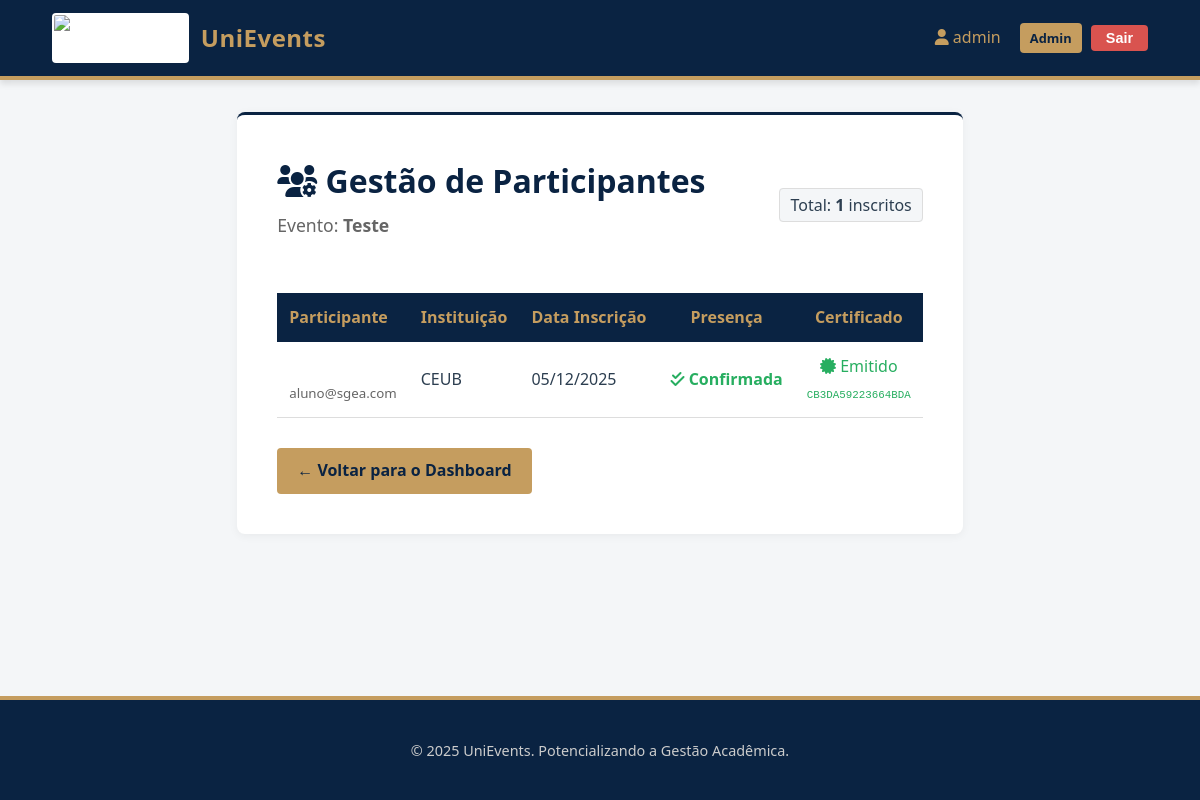
Page /evento/2/participantes/ (signed in) on the committed database.
### sgea_app/models.py (models this page shows, shortened)
class Usuario(AbstractUser):
    PERFIL_CHOICES = (
        ('aluno', 'Aluno'),
        ('professor', 'Professor'),
        ('organizador', 'Organizador'),
    )
    telefone = models.CharField(max_length=15, blank=True, null=True, help_text="Telefone de contato do usuário.")
    instituicao_ensino = models.CharField(max_length=255, blank=True, null=True, help_text="Instituição de ensino (obrigatório para alunos e professores).")
    perfil = models.CharField(max_length=15, choices=PERFIL_CHOICES, default='aluno', help_text="Perfil do usuário no sistema.")
    class Meta:
        db_table = "usuario"
        verbose_name = "Usuário"
        verbose_name_plural = "Usuários"

class Evento(models.Model):
    TIPO_EVENTO_CHOICES = (
        ('seminario', 'Seminário'),
        ('palestra', 'Palestra'),
        ('congresso', 'Congresso'),
        ('workshop', 'Workshop'),
        ('outro', 'Outro'),
    )
    nome = models.CharField(max_length=200, help_text="Nome ou título do evento.")
    tipo_evento = models.CharField(max_length=50, choices=TIPO_EVENTO_CHOICES, help_text="Tipo do evento (ex: seminário, palestra).")
    data_inicio = models.DateTimeField(help_text="Data e hora de início do evento.")
    data_fim = models.DateTimeField(help_text="Data e hora de término do evento.")
    local = models.CharField(max_length=255, help_text="Local onde o evento ocorrerá.")
    quantidade_participantes = models.PositiveIntegerField(
        default=0,
        validators=[MinValueValidator(0)],
        help_text="Número máximo de participantes permitidos.")
    banner = models.ImageField(
        upload_to='eventos/banners/',
        blank=True,
        null=True,
        help_text="Imagem promocional do evento (apenas .jpg, .png, .jpeg).",
        validators=[FileExtensionValidator(allowed_extensions=['jpg', 'jpeg', 'png'])]
    )
    organizador = models.ForeignKey(
        settings.AUTH_USER_MODEL,
        on_delete=models.SET_NULL,
        null=True,
        related_name='eventos_organizados',
        limit_choices_to={'perfil': 'organizador'},
        help_text="Organizador responsável pelo evento."
    )
    participantes = models.ManyToManyField(
        settings.AUTH_USER_MODEL,
        through='Inscricao',
        related_name='eventos_inscritos',
        blank=True
    )
    professor_responsavel = models.ForeignKey(
        settings.AUTH_USER_MODEL,
        on_delete=models.SET_NULL,
        null=True,
        related_name='eventos_responsavel',
        limit_choices_to={'perfil': 'professor'},
        help_text="Professor responsável pelo evento."
    )
    data_criacao = models.DateTimeField(auto_now_add=True)
    data_atualizacao = models.DateTimeField(auto_now=True)
    class Meta:
        db_table = "evento"
        ordering = ["-data_inicio", "nome"]
        verbose_name = "Evento"
        verbose_name_plural = "Eventos"

class Inscricao(models.Model):
    usuario = models.ForeignKey(settings.AUTH_USER_MODEL, on_delete=models.CASCADE, related_name="inscricoes")
    evento = models.ForeignKey(Evento, on_delete=models.CASCADE, related_name="inscricoes")
    data_inscricao = models.DateTimeField(auto_now_add=True)
    presenca = models.BooleanField(default=False, help_text="Indica se o participante esteve presente no evento.")
    class Meta:
        db_table = "inscricao"
        verbose_name = "Inscrição"
        verbose_name_plural = "Inscrições"
        unique_together = ('usuario', 'evento') # Garante que um usuário só se inscreva uma vez por evento

class Certificado(models.Model):
    inscricao = models.OneToOneField(Inscricao, on_delete=models.CASCADE, primary_key=True, help_text="A inscrição que deu origem a este certificado.")
    codigo_validacao = models.CharField(max_length=50, unique=True, help_text="Código único para validação do certificado.")
    data_emissao = models.DateTimeField(auto_now_add=True)
    class Meta:
        db_table = "certificado"
        verbose_name = "Certificado"
        verbose_name_plural = "Certificados"

### sgea_app/views.py (the view)
# urls.py: path('evento/<int:pk>/participantes/', views.gerenciar_participantes, name='gerenciar_participantes'),
@login_required
def gerenciar_participantes(request, pk):
    evento = get_object_or_404(Evento, pk=pk)
    if evento.organizador != request.user:
        return redirect('organizador_dashboard')
    if evento.data_fim < timezone.now():
        pendentes = Inscricao.objects.filter(evento=evento, presenca=True, certificado__isnull=True)
        gerados = 0
        for insc in pendentes:
            if verificar_e_gerar_certificado(insc):
                gerados += 1
        if gerados > 0:
            messages.success(request, f"{gerados} certificados foram gerados automaticamente.")
    inscricoes = Inscricao.objects.filter(evento=evento).select_related('usuario', 'certificado').order_by(
        'usuario__first_name')
    context = {
        'evento': evento,
        'inscricoes': inscricoes
    }
    return render(request, 'sgea_app/eventos/gerenciar_participantes.html', context)

### sgea_app/templates/sgea_app/eventos/gerenciar_participantes.html (shortened to what this page needs)
{% extends 'sgea_app/base.html' %}
{% block content %}
<div class="card">
    <div style="display: flex; justify-content: space-between; align-items: center; margin-bottom: 20px;">
        <div>
            <h1 style="margin-bottom: 5px;"><i class="fas fa-users-cog"></i> Gestão de Participantes</h1>
            <h3 style="color: #666; font-weight: normal; font-size: 1.1rem;">Evento: <strong>{{ evento.nome }}</strong></h3>
        </div>
        <div style="text-align: right;">
            <span style="background: var(--bg-color); padding: 5px 10px; border-radius: 4px; border: 1px solid #ddd;">
                Total: <strong>{{ inscricoes.count }}</strong> inscritos
            </span>
        </div>
    </div>
    {% if inscricoes %}
        <div class="table-responsive">
            <table>
                <thead>
                    <tr>
                        <th>Participante</th>
                        <th>Instituição</th>
                        <th>Data Inscrição</th>
                        <th style="text-align: center;">Presença</th>
                        <th style="text-align: center;">Certificado</th>
                    </tr>
                </thead>
                <tbody>
                    {% for inscricao in inscricoes %}
                    <tr>
                        <td>
                            <strong>{{ inscricao.usuario.first_name }} {{ inscricao.usuario.last_name }}</strong><br>
                            <small style="color: #666;">{{ inscricao.usuario.email }}</small>
                        </td>
                        <td>{{ inscricao.usuario.instituicao_ensino|default:"-" }}</td>
                        <td>{{ inscricao.data_inscricao|date:"d/m/Y" }}</td>
                        <td style="text-align: center;">
                            {% if inscricao.certificado %}
                                <span style="color: var(--success); font-weight: bold;">
                                    <i class="fas fa-check-double"></i> Confirmada
                                </span>
                            {% endif %}
                        </td>
                        <td style="text-align: center;">
                            {% if inscricao.certificado %}
                                <div style="color: var(--success);">
                                    <i class="fas fa-certificate"></i> Emitido<br>
                                    <small style="font-family: monospace;">{{ inscricao.certificado.codigo_validacao }}</small>
                                </div>
                            {% endif %}
                        </td>
                    </tr>
                    {% endfor %}
                </tbody>
            </table>
        </div>
    {% else %}
        <div style="text-align: center; padding: 40px; background: #f9f9f9; border-radius: 8px;">
            <p style="color: #666; font-size: 1.2rem;">Nenhum participante se inscreveu neste evento ainda.</p>
        </div>
    {% endif %}
    <div style="margin-top: 30px;">
        <a href="{% url 'organizador_dashboard' %}" class="btn btn-secondary">
            &larr; Voltar para o Dashboard
        </a>
    </div>
</div>
{% endblock %}

### sgea_app/templates/sgea_app/base.html (shortened to what this page needs)
{% load static %}
<!DOCTYPE html>
<html lang="pt-br">
<head>
    <link rel="stylesheet" href="{% static 'css/style.css' %}">
    <link rel="stylesheet" href="https://cdnjs.cloudflare.com/ajax/libs/font-awesome/6.0.0/css/all.min.css">
</head>
<body>
    <header class="main-header">
        <div class="container" style="margin: 0; max-width: 100%; display: flex; justify-content: space-between; align-items: center;">
            <a href="{% if user.is_authenticated %}{% url 'participantes_dashboard' %}{% else %}{% url 'login' %}{% endif %}" class="brand-wrapper">
                <img src="{% static 'img/logo.png' %}" alt="Logo UniEvents" class="logo-img">
                <span class="brand-name">UniEvents</span>
            </a>
            <nav>
                {% if user.is_authenticated %}
                    <span style="margin-right: 15px; color: var(--secondary-color);">
                        <i class="fas fa-user"></i> {{ user.first_name|default:user.username }}
                    </span>
                    {% if user.perfil == 'organizador' %}
                        <a href="{% url 'organizador_dashboard' %}" class="btn btn-secondary" style="padding: 5px 10px; font-size: 0.8rem; margin-right: 5px;">Admin</a>
                    {% endif %}
                    <form action="{% url 'logout' %}" method="post" style="display:inline;">
                        <button type="submit" class="btn btn-danger" style="padding: 5px 15px; font-size: 0.9rem;">Sair</button>
                    </form>
                {% else %}
                    <a href="{% url 'login' %}" style="color: var(--white); text-decoration: none; font-weight: bold;">Login</a>
                {% endif %}
            </nav>
        </div>
    </header>
    <main class="container">
        {% block content %}
        {% endblock %}
    </main>
    <footer class="main-footer">
        <p>&copy; 2025 UniEvents. Potencializando a Gestão Acadêmica.</p>
    </footer>
</body>
</html>

### sgea_app/static/css/style.css (style rules this page uses)
:root { --primary-color: #0a2342; --secondary-color: #c59d5f; --accent-color: #1a3c6e; --text-color: #2c3e50; --bg-color: #f4f6f8; --white: #ffffff; --danger: #d9534f; --success: #27ae60; --font-main: 'Segoe UI', 'Roboto', Helvetica, Arial, sans-serif; }
* { box-sizing: border-box; }
body { font-family: var(--font-main); background-color: var(--bg-color); color: var(--text-color); margin: 0; padding: 0; line-height: 1.6; display: flex; flex-direction: column; min-height: 100vh; }
.main-header { background-color: var(--primary-color); color: var(--white); padding: 0.8rem 2rem; display: flex; justify-content: space-between; align-items: center; box-shadow: 0 4px 6px rgba(0,0,0,0.1); border-bottom: 4px solid var(--secondary-color); }
.brand-wrapper { display: flex; align-items: center; text-decoration: none; color: var(--white); gap: 12px; }
.logo-img { height: 50px; width: auto; border-radius: 4px; background-color: var(--white); padding: 2px; }
.brand-name { font-size: 1.5rem; font-weight: bold; letter-spacing: 0.5px; color: var(--secondary-color); }
.container { max-width: 1100px; margin: 2rem auto; padding: 0 20px; flex: 1; }
.card { background: var(--white); padding: 2.5rem; border-radius: 8px; box-shadow: 0 2px 10px rgba(0,0,0,0.05); margin-bottom: 2rem; border-top: 3px solid var(--primary-color); }
h1, h2, h3 { color: var(--primary-color); margin-top: 0; }
.btn { display: inline-block; padding: 10px 20px; border-radius: 4px; text-decoration: none; font-weight: 600; cursor: pointer; border: none; transition: all 0.3s ease; text-align: center; }
.btn-secondary { background-color: var(--secondary-color); color: var(--primary-color); }
.btn-danger { background-color: var(--danger); color: white; }
.table-responsive { overflow-x: auto; }
table { width: 100%; border-collapse: collapse; margin-top: 1rem; }
th { background-color: var(--primary-color); color: var(--secondary-color); padding: 12px; text-align: left; }
td { padding: 12px; border-bottom: 1px solid #ddd; }
.main-footer { background-color: var(--primary-color); color: #ccc; text-align: center; padding: 1.5rem; margin-top: auto; font-size: 0.9rem; border-top: 4px solid var(--secondary-color); }

### rows in the picture
Usuario: first_name "admin"
Evento: nome "Teste"
Inscricao: usuario.email "aluno@sgea.com", usuario.instituicao_ensino "CEUB", data_inscricao "05/12/2025", shows "Confirmada", certificado.codigo_validacao "CB3DA59223664BDA"

### other values in the picture
{{ inscricoes.count }} "1"
